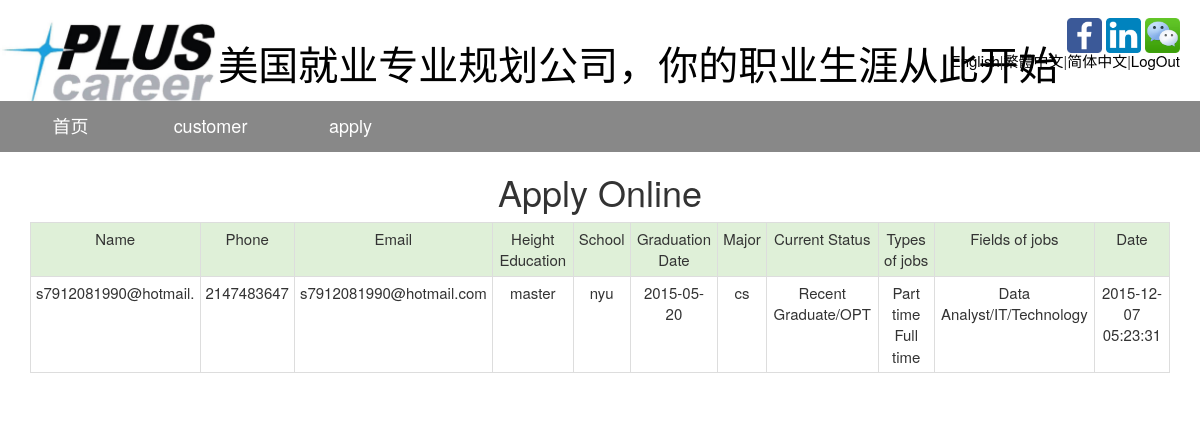
The page /ap.php (signed in) on the database its author committed.
### tables this page shows
CREATE TABLE `apply` (
  `name` varchar(20) NOT NULL,
  `email` varchar(30) NOT NULL,
  `phone` int(20) NOT NULL,
  `status` varchar(50) NOT NULL,
  `tint` varchar(50) NOT NULL,
  `fint` varchar(50) NOT NULL,
  `inputdate` timestamp NOT NULL DEFAULT CURRENT_TIMESTAMP ON UPDATE CURRENT_TIMESTAMP,
  `edu` varchar(50) NOT NULL,
  `school` varchar(50) NOT NULL,
  `graddate` date NOT NULL,
  `major` varchar(50) NOT NULL
);

### ap.php (the view, shortened to what this page needs)
<?php
include("mysql_connect.php");
$user = $_SESSION['user_id'];
    if($user != null){
         echo '<div class ="title">';
         echo '<h1><a href = "index.php"><img src = "plusicon.jpg" height = "100px">美国就业专业规划公司，你的职业生涯从此开始 </a></h1>';
         echo '<p><a href="https://www.facebook.com/PLUSCareerInc/?fref=ts"><img src="ficon.png" width = "35px" id= "icon"></a>&nbsp<a href="https://www.linkedin.com/company/9299443?trk=tyah&trkInfo=clickedVertical%3Acompany%2CclickedEntityId%3A9299443%2Cidx%3A1-1-1%2CtarId%3A1448896272608%2Ctas%3ACOED%20group"><img src="linkicon.png" width = "35px" id= "icon"></a>&nbsp<a href="wechet.html" target="_blank" width= "400px"><img src="wechaticon.jpeg" width = "35px" id= "icon"></a></p>';
         echo '<p><a href="english/index.php" id ="lan">English</a>|<a href="chinese/index.php" id ="lan">繁體中文</a>|<a href="index.php" id ="lan">简体中文</a>|<a href="logout.php" id ="lan">LogOut</a> </p>';
         echo '</div>';
         echo '<div class = "nav">';
         echo '<ul class="navigation" align = "center">';
        echo '    <li><a href="user_homepage.php">首页</a></li> ';
        echo '    <li><a href="customer.php">customer</a></li> ';
        echo '    <li><a href="ap.php">apply</a></li>';
        echo '</ul>';
    echo '</div> ';
        echo ' <div class = "upage">';
        echo ' <h1>Apply Online</h1>';
            echo ' <div class = "container"> ';
                    $query1 = "SELECT * FROM apply ORDER BY inputdate DESC";
                    if ($stmt = $mysqli->prepare($query1)) {
                        $stmt->execute();
                        $stmt->bind_result($name,$email,$phone,$status,$tint,$fint,$inputdate,$edu,$school,$graddate,$major);
                        echo "<table class=\"table  table-hover table-bordered table-condensed\">\n";
                        echo "<tr class=\"success\"align = 'center'><td>Name</td><td>Phone</td><td>Email</td><td>Height Education</td><td>School</td><td>Graduation Date</td><td>Major</td><td>Current Status</td><td>Types of jobs</td><td>Fields of jobs</td><td>Date</td></tr>";
                        while ($stmt->fetch()) {
                            echo "<tr align = 'center'>";
                            echo "<td>$name</td><td>$phone</td><td>$email</td><td>$edu</td><td>$school</td><td>$graddate</td><td>$major</td><td>$status</td><td>$tint</td><td>$fint</td><td>$inputdate</td>";
                            echo "</tr>\n";
                        }
                        echo "</table>\n";
                    }else{
                        echo "false";
                    }
                    echo ' </div>';
   echo '  </div>';
    }else{
        echo '<meta http-equiv=REFRESH CONTENT=2;url=index.php>';
}
?>
<!DOCTYPE html>
<html>
<head>
<link href="http://s3.amazonaws.com/codecademy-content/courses/ltp/css/shift.css" rel="stylesheet">
    <link rel="stylesheet" href="http://s3.amazonaws.com/codecademy-content/courses/ltp/css/bootstrap.css">
    <link rel="stylesheet" href="main.css">
    <link rel="stylesheet" href="http://maxcdn.bootstrapcdn.com/bootstrap/3.3.5/css/bootstrap.min.css">
</head>
<body>
</body>
</html>

### main.css (style rules this page uses)
.title { display: inline; white-space:nowrap; }
.title h1 { margin-bottom: 0px; white-space:nowrap; }
.title a { text-decoration: none; font-size: 40px; color: black; }
.title p { text-align: right; margin-top: -50px; margin-right: 20px; }
.title #lan { text-align: right; text-decoration: none; font-size: 15px; color: black; }
.title #icon { margin-top: -80px; }
.nav { background-color: #888; padding-top: 0px; padding-bottom: 0px; text-align: center; padding-left: 0px; padding-right: 0px; z-index: 20; }
body, ul.navigation, ul.navigation li, ul.navigation ul, a { margin: 0; padding: 0; font-size: 18px; text-decoration: none; z-index: 999; }
ul.navigation,ul.navigation li { list-style: none; }
ul.navigation li { position: relative; float: left; }
ul.navigation { text-align: center; width: 100%; background-color: #888; }
ul.navigation li a { width: 140px; display: block; padding: 12px 10px; background: #888; color: #FFF; }
ul.navigation > li > a { border-bottom: 1px solid #888; border-left: 1px solid #888; }
.upage { text-align: center; }
.upage table td, tr { font-size: 15px; }

### rows shown on the page
apply: name "s7912081990@hotmail.", phone "2147483647", email "s7912081990@hotmail.com", edu "master", school "nyu", graddate "2015-05-20", major "cs", status "Recent Graduate/OPT", tint "Part time Full time", fint "Data Analyst/IT/Technology", inputdate "2015-12-07 05:23:31"
